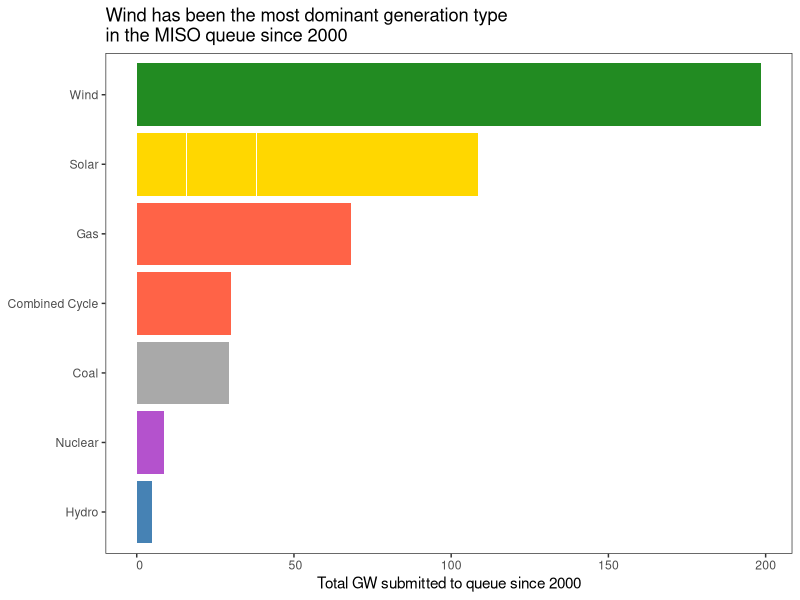
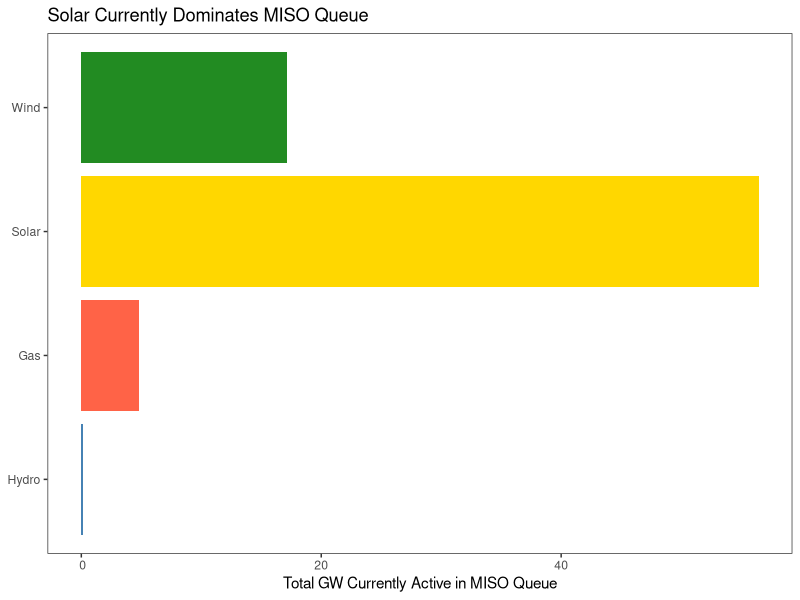
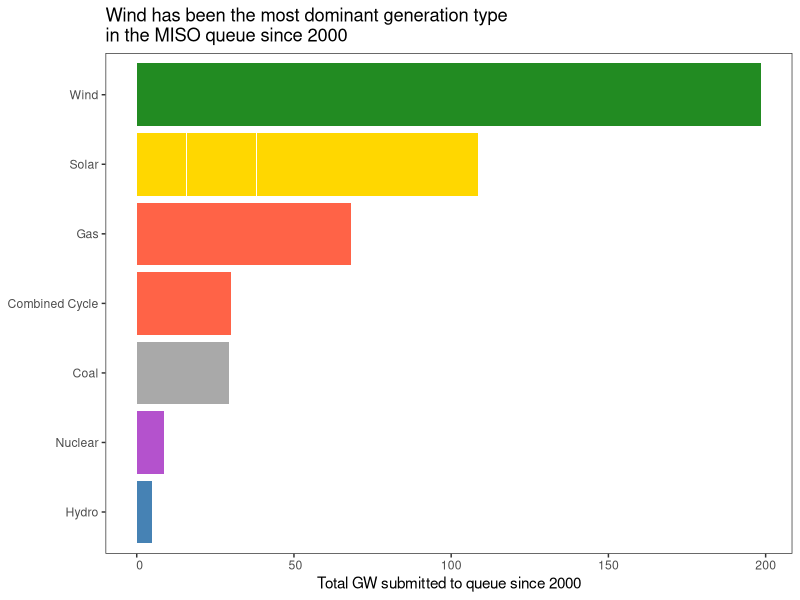
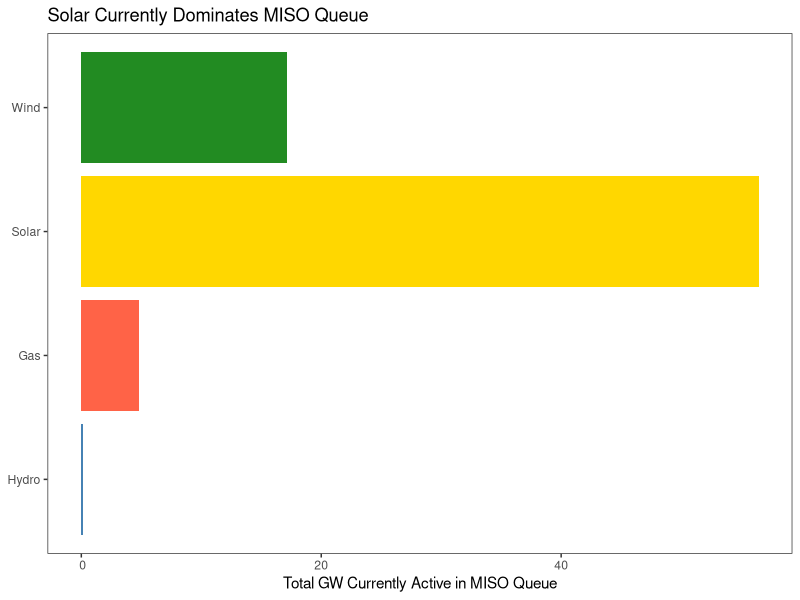

Here is the R script that generated these plots, in order:
## ---- chunk 1
knitr::opts_chunk$set(echo = TRUE)

require(ggplot2)
require(dplyr)

MISO <- read.csv(file = 'Data/EnergyAcuity_MISO.csv')

## ---- chunk 2

MISO$Fuel <- factor(MISO$Fuel,levels = c("Hydro", "Nuclear", "Coal","Combined Cycle", "Gas", "Solar", "Wind"))
MISO$Summer.MW <- as.numeric(as.character(MISO$Summer.MW))

#plots historical queue
ggplot(data=subset(MISO, !is.na(Fuel)), aes(x = Fuel, y = Summer.MW, fill = Fuel)) + 
  geom_col() + 
  geom_col(position = "dodge2") +
  labs(x = NULL, y = "Total GW submitted to queue since 2000", fill = "Religion") +
  scale_y_continuous(labels = function(x) format(x/1000)) +
  coord_flip() +
  theme_bw() +
  theme(legend.position = "none") +
  #scale_fill_brewer(palette="Accent") +
  theme(panel.grid.major = element_blank(), panel.grid.minor = element_blank()) +
  ggtitle("Wind has been the most dominant generation type\nin the MISO queue since 2000") + 
  scale_fill_manual(values = c("Hydro" = "steelblue", "Nuclear" = "mediumorchid3", 
  "Coal" = "darkgray", "Combined Cycle" = "tomato", "Gas" = "tomato", "Solar" = "gold", "Wind" = "forestgreen"))
  
ggsave("MISO Historical Queue by Fuel Type.png",
  plot = last_plot(),
  dpi = 500)

#plots currently Active queue projects
MISO <- MISO %>% filter(Request.Status == 'Active')
ggplot(data=subset(MISO, !is.na(Fuel)), aes(x = Fuel, y = Summer.MW, fill = Fuel)) + 
  geom_col() + 
  geom_col(position = "dodge2") +
  labs(x = NULL, y = "Total GW Currently Active in MISO Queue", fill = "Religion") +
  scale_y_continuous(labels = function(x) format(x/1000)) +
  coord_flip() +
  theme_bw() +
  theme(legend.position = "none") +
  #scale_fill_brewer(palette="Accent") +
  theme(panel.grid.major = element_blank(), panel.grid.minor = element_blank()) +
  ggtitle("Solar Currently Dominates MISO Queue") + 
  scale_fill_manual(values = c("Hydro" = "steelblue", "Nuclear" = "mediumorchid3", 
  "Coal" = "darkgray", "Combined Cycle" = "tomato", "Gas" = "tomato", "Solar" = "gold", "Wind" = "forestgreen"))
  
ggsave("MISO Current Queue by Fuel Type.png",
  plot = last_plot(),
  dpi = 500)

